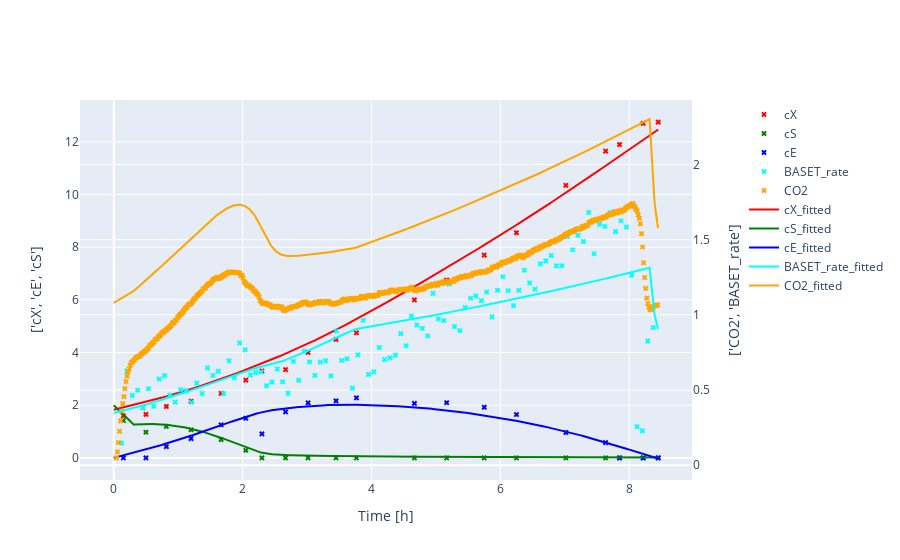

The code cell stored with this chart in its notebook:
### Code cell
sim2 = y2.simulate(Exp2)
visualize(Exp2, sim2).show()

### Figure 1 — Plotly figure (JSON) as saved in the notebook; plotly's stock layout.template omitted (floating-point values rounded to 4 significant figures; data arrays with more than 128 entries replaced by an {"elided": "..."} marker saying what was removed)
{"data": [{"marker": {"color": "red", "size": 5, "symbol": "x"}, "mode": "markers", "name": "cX", "type": "scatter", "x": [0, 0.15, 0.5, 0.8167, 1.2, 1.667, 2.05, 2.3, 2.667, 3.017, 3.45, 3.767, 4.667, 5.167, 5.75, 6.25, 7.017, 7.633, 7.85, 8.217, 8.45], "xaxis": "x", "y": [null, 1.6, 1.65, 1.95, 2.15, 2.45, 2.95, 3.3, 3.35, 4, 4.5, 4.75, 6, 6.75, 7.7, 8.55, 10.35, 11.65, 11.9, 12.7, 12.75], "yaxis": "y"}, {"marker": {"color": "green", "size": 5, "symbol": "x"}, "mode": "markers", "name": "cS", "type": "scatter", "x": [0, 0.15, 0.5, 0.8167, 1.2, 1.667, 2.05, 2.3, 2.667, 3.017, 3.45, 3.767, 4.667, 5.167, 5.75, 6.25, 7.017, 7.633, 7.85, 8.217, 8.45], "xaxis": "x", "y": [null, 1.419, 0.9746, 1.198, 1.068, 0.6934, 0.2877, 0, 0, 0, 0, 0, 0, 0, 0, 0, 0, 0, 0, 0, 0], "yaxis": "y"}, {"marker": {"color": "blue", "size": 5, "symbol": "x"}, "mode": "markers", "name": "cE", "type": "scatter", "x": [0, 0.15, 0.5, 0.8167, 1.2, 1.667, 2.05, 2.3, 2.667, 3.017, 3.45, 3.767, 4.667, 5.167, 5.75, 6.25, 7.017, 7.633, 7.85, 8.217, 8.45], "xaxis": "x", "y": [null, 0, 0, 0.428, 0.7334, 1.257, 1.504, 0.9111, 1.747, 2.091, 2.164, 2.277, 2.069, 2.095, 1.923, 1.645, 0.9623, 0.5794, 0, 0, 0], "yaxis": "y"}, {"marker": {"color": "cyan", "size": 5, "symbol": "x"}, "mode": "markers", "name": "BASET_rate", "type": "scatter", "x": [0.03833, 0.1217, 0.205, 0.2883, 0.3717, 0.455, 0.5383, 0.6217, 0.705, 0.7883, 0.8717, 0.955, 1.038, 1.122, 1.205, 1.288, 1.372, 1.455, 1.538, 1.622, 1.705, 1.788, 1.872, 1.955, 2.038, 2.122, 2.205, 2.288, 2.372, 2.455, 2.538, 2.622, 2.705, 2.788, 2.872, 2.955, 3.038, 3.122, 3.205, 3.288, 3.372, 3.455, 3.538, 3.622, 3.705, 3.788, 3.872, 3.955, 4.038, 4.122, 4.205, 4.288, 4.372, 4.455, 4.538, 4.622, 4.705, 4.788, 4.872, 4.955, 5.038, 5.122, 5.205, 5.288, 5.372, 5.455, 5.538, 5.622, 5.705, 5.788, 5.872, 5.955, 6.038, 6.122, 6.205, 6.288, 6.372, 6.455, 6.538, 6.622, 6.705, 6.788, 6.872, 6.955, 7.038, 7.122, 7.205, 7.288, 7.372, 7.455, 7.538, 7.622, 7.705, 7.788, 7.872, 7.955, 8.038, 8.122, 8.205, 8.288, 8.372], "xaxis": "x", "y": [null, 0.148, 0.627, 0.465, 0.499, 0.38, 0.509, 0.392, 0.574, 0.596, 0.466, 0.42, 0.501, 0.495, 0.418, 0.546, 0.477, 0.648, 0.597, 0.624, 0.476, 0.695, 0.581, 0.814, 0.768, 0.599, 0.616, 0.62, 0.529, 0.553, 0.64, 0.555, 0.479, 0.691, 0.565, 0.76, 0.687, 0.598, 0.686, 0.694, 0.594, 0.892, 0.697, 0.708, 0.513, 0.734, 0.963, 0.604, 0.621, 0.782, 0.703, 0.714, 0.732, 0.875, 0.795, 0.992, 0.933, 0.91, 0.86, 1.143, 0.973, 0.962, 1.205, 0.922, 0.896, 1.048, 1.111, 1.126, 1.095, 1.152, 0.987, 1.164, 1.254, 1.161, 1.062, 1.163, 1.297, 1.212, 1.171, 1.339, 1.359, 1.395, 1.327, 1.327, 1.521, 1.433, 1.53, 1.488, 1.682, 1.407, 1.603, 1.589, 1.68, 1.554, 1.626, 1.585, 1.264, 0.257, 0.229, 0.826, 0.916], "yaxis": "y2"}, {"marker": {"color": "orange", "size": 5, "symbol": "x"}, "mode": "markers", "name": "CO2", "type": "scatter", "x": {"elided": "505 float values"}, "xaxis": "x", "y": {"elided": "505 float values"}, "yaxis": "y2"}, {"marker": {"color": "red", "size": 5, "symbol": "x"}, "mode": "lines", "name": "cX_fitted", "type": "scatter", "x": {"elided": "1000 float values"}, "xaxis": "x", "y": {"elided": "1000 float values"}, "yaxis": "y"}, {"marker": {"color": "green", "size": 5, "symbol": "x"}, "mode": "lines", "name": "cS_fitted", "type": "scatter", "x": {"elided": "1000 float values"}, "xaxis": "x", "y": {"elided": "1000 float values"}, "yaxis": "y"}, {"marker": {"color": "blue", "size": 5, "symbol": "x"}, "mode": "lines", "name": "cE_fitted", "type": "scatter", "x": {"elided": "1000 float values"}, "xaxis": "x", "y": {"elided": "1000 float values"}, "yaxis": "y"}, {"marker": {"color": "cyan", "size": 5, "symbol": "x"}, "mode": "lines", "name": "BASET_rate_fitted", "type": "scatter", "x": {"elided": "1000 float values"}, "xaxis": "x", "y": {"elided": "1000 float values"}, "yaxis": "y2"}, {"marker": {"color": "orange", "size": 5, "symbol": "x"}, "mode": "lines", "name": "CO2_fitted", "type": "scatter", "x": {"elided": "1000 float values"}, "xaxis": "x", "y": {"elided": "1000 float values"}, "yaxis": "y2"}], "layout": {"xaxis": {"anchor": "y", "domain": [0, 0.94], "title": {"text": "Time [h]"}}, "yaxis": {"anchor": "x", "domain": [0, 1], "title": {"standoff": 20, "text": "['cX', 'cE', 'cS']"}, "type": "linear"}, "yaxis2": {"anchor": "x", "overlaying": "y", "side": "right", "title": {"standoff": 20, "text": "['CO2', 'BASET_rate']"}, "type": "linear"}}}
